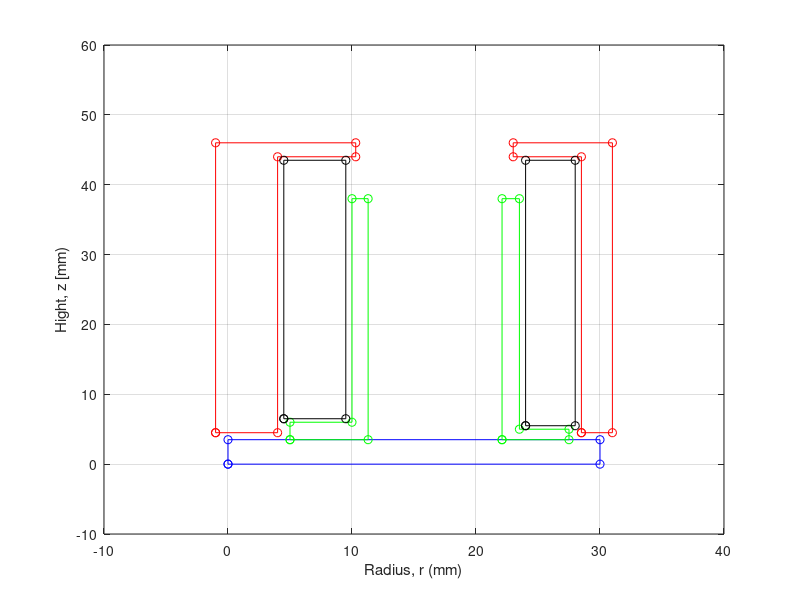

MATLAB code to generate this figure:
%% Draw_HEPS100_MagnetCircuit.m
clear; clc; close all;

%% 1. Base Core Pure Ion, @rz-domain
r = [0 30]; z = [0 3.5]; 
R(1) = r(1); Z(1) = z(1); 
R(2) = r(1); Z(2) = z(2);
R(3) = r(2); Z(3) = z(2);
R(4) = r(2); Z(4) = z(1);
R(5) = r(1); Z(5) = z(1); 
plot(R, Z,'b-o'); grid; hold on; axis([-10 40 -10 60]);
xlabel('Radius, r (mm)'); ylabel('Hight, z [mm)')

BaseCore.r = r; BaseCore.z = z; BaseCore.R = R; BaseCore.Z = Z;
clear r; clear R; clear z; clear Z;

%% 2. Center Core @rz-domain
% 2.1 radius and height of center core 
r = [0 5 11.3] - 1; z = [3.5 43 45]+ 1; 
R(1) = r(1); Z(1) = z(1); 
R(2) = r(1); Z(2) = z(3);
R(3) = r(3); Z(3) = z(3);
R(4) = r(3); Z(4) = z(2);
R(5) = r(2); Z(5) = z(2); 
R(6) = r(2); Z(6) = z(1); 
R(7) = r(1); Z(7) = z(1); 
plot(R, Z,'r-o'); 
CenterCore.r = r; CenterCore.z = z;  CenterCore.R = R; CenterCore.Z = Z;
clear r; clear R; clear z; clear Z; 


%% 2.2. Center Shield @rz-domain
r = [5 10 11.3] ; z = [3.5 6 38] ; 
R(1) = r(1); Z(1) = z(1); 
R(2) = r(1); Z(2) = z(2);
R(3) = r(2); Z(3) = z(2);
R(4) = r(2); Z(4) = z(3);
R(5) = r(3); Z(5) = z(3); 
R(6) = r(3); Z(6) = z(1); 
R(7) = r(1); Z(7) = z(1); 
plot(R, Z,'g-o'); 
CenterShield.r = r; CenterShield.z = z;  CenterShield.R = R; CenterShield.Z = Z;
clear r; clear R; clear z; clear Z; 

%% 2.3. AWG26, @rz-domain
r = [5 10] - 0.5; z = [6 43] + 0.5; 
R(1) = r(1); Z(1) = z(1); 
R(2) = r(1); Z(2) = z(2);
R(3) = r(2); Z(3) = z(2);
R(4) = r(2); Z(4) = z(1);
R(5) = r(1); Z(5) = z(1); 
plot(R, Z,'k-o'); 
CenterAWG.r = r; CenterAWG.z = z; CenterAWG.R = R; CenterAWG.Z = Z;
clear r; clear R; clear z; clear Z;

%% 3. Outer Core @rz-domain
%% 3.1 Outer core 
r = [22 27.5 30] + 1; z = [3.5 43 45] + 1; 
R(1) = r(2); Z(1) = z(1); 
R(2) = r(2); Z(2) = z(2);
R(3) = r(1); Z(3) = z(2);
R(4) = r(1); Z(4) = z(3);
R(5) = r(3); Z(5) = z(3); 
R(6) = r(3); Z(6) = z(1); 
R(7) = r(2); Z(7) = z(1); 
plot(R, Z,'r-o'); 
OuterCore.r = r; OuterCore.z = z;  OuterCore.R = R; OuterCore.Z = Z;
clear r; clear R; clear z; clear Z; 

%% 3.2. Outer Shield
r = [22.1 23.5 27.5]; z = [3.5 5 38]; 
R(1) = r(1); Z(1) = z(1); 
R(2) = r(1); Z(2) = z(3);
R(3) = r(2); Z(3) = z(3);
R(4) = r(2); Z(4) = z(2);
R(5) = r(3); Z(5) = z(2); 
R(6) = r(3); Z(6) = z(1); 
R(7) = r(1); Z(7) = z(1); 
plot(R, Z,'g-o'); 
OuterShield.r = r; OuterShield.z = z;  OuterShield.R = R; OuterShield.Z = Z;
clear r; clear R; clear z; clear Z; 

%% 3.3. Outer AWG26 
r = [23.5 27.5] + 0.5; z = [5 43] + 0.5; 
R(1) = r(1); Z(1) = z(1); 
R(2) = r(1); Z(2) = z(2);
R(3) = r(2); Z(3) = z(2);
R(4) = r(2); Z(4) = z(1);
R(5) = r(1); Z(5) = z(1); 
plot(R, Z,'k-o'); 
OuterAWG.r = r; OuterAWG.z = z; OuterAWG.R = R; OuterAWG.Z = Z;
clear r; clear R; clear z; clear Z;
